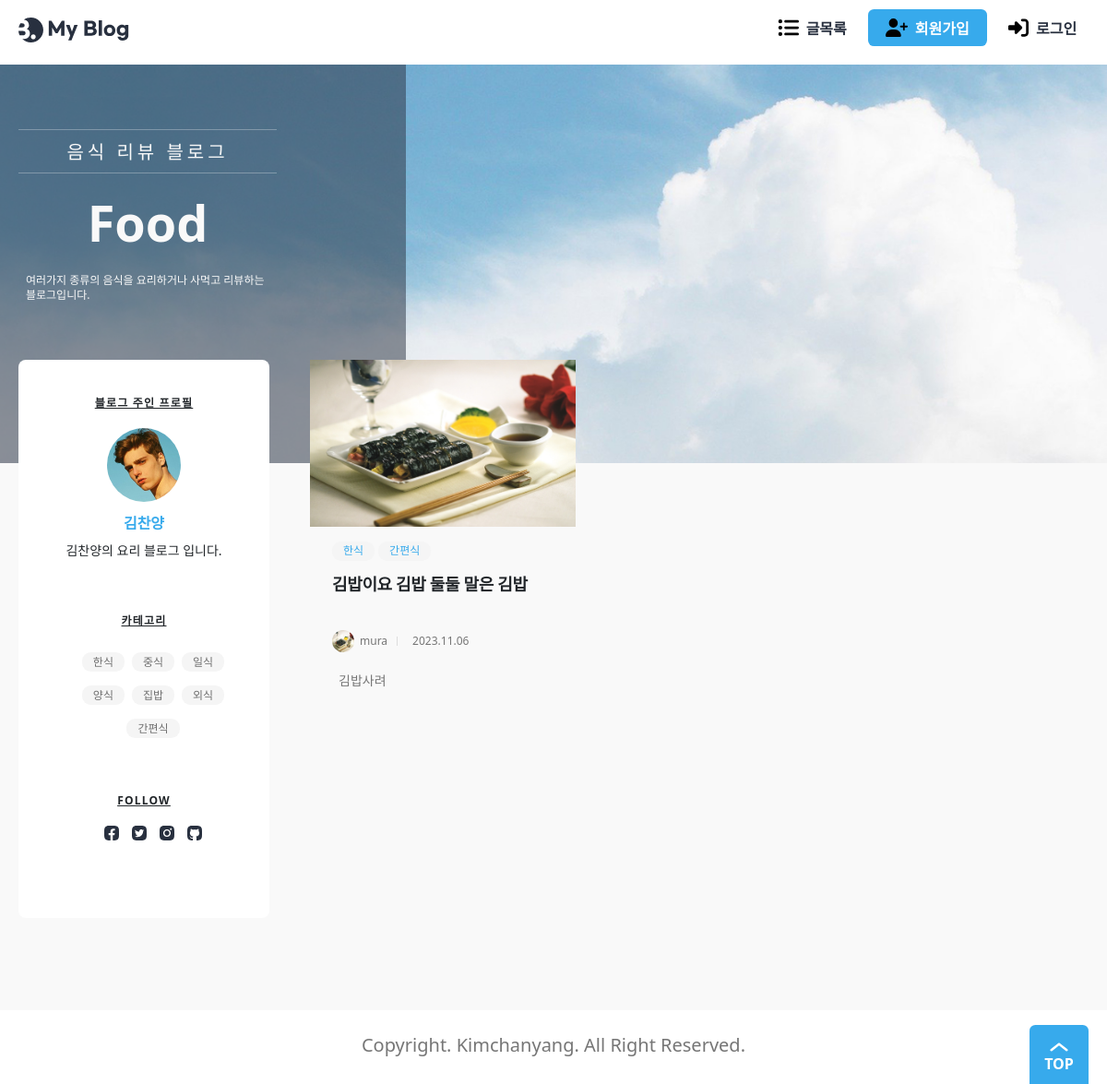
The app's page /, older data.
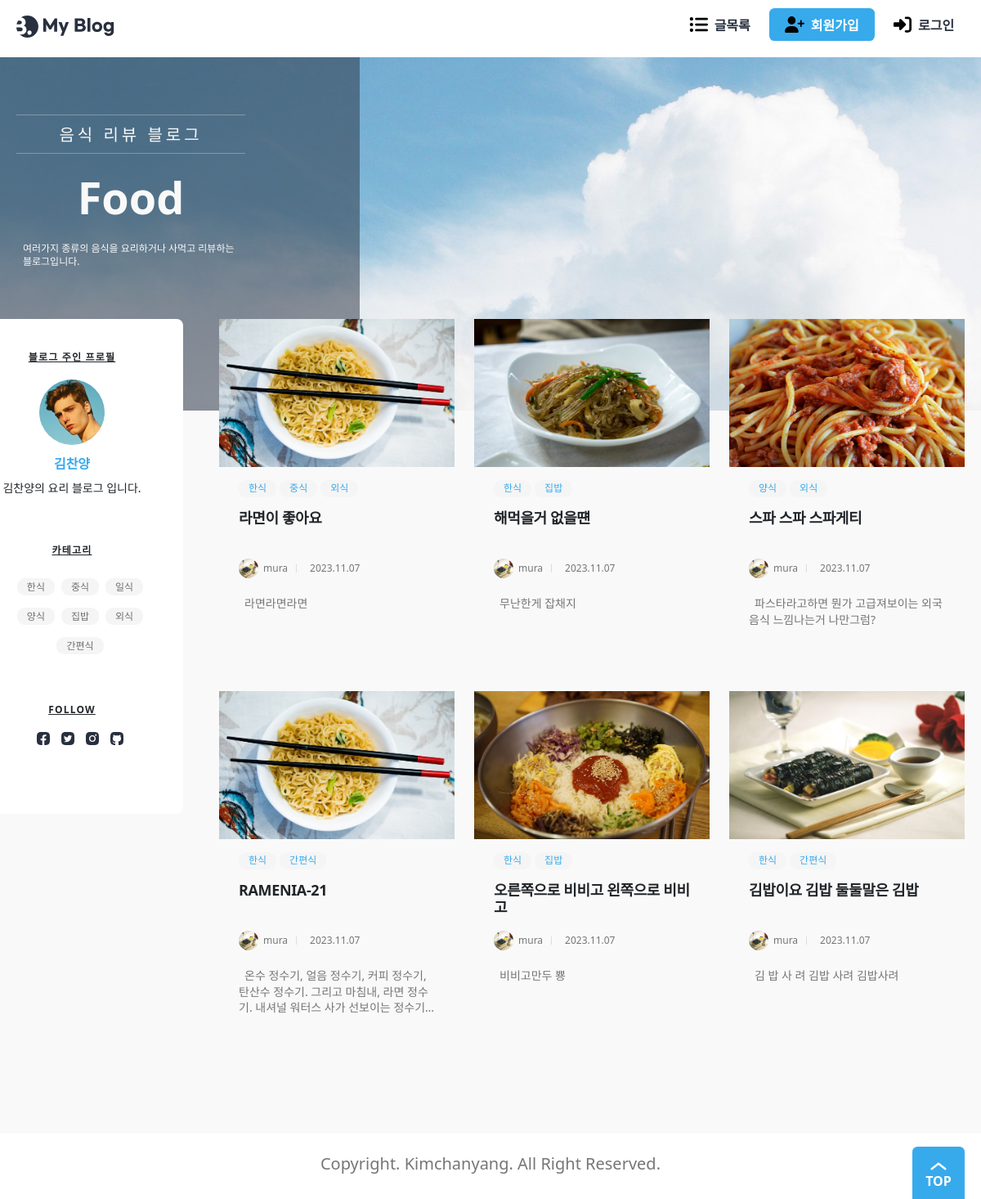
The same page, newer data.
### blog/models.py (models this page shows, shortened)
class Post(models.Model):
    title = models.CharField(_("제목"), max_length=50)
    content = models.TextField(_("내용"))
    head_image = models.ImageField(
        _("메인 이미지"), upload_to="blog/images/%Y/%m/%d/", blank=True
    )
    file_upload = models.FileField(
        _("파일"), upload_to="blog/files/%Y/%m/%d/", blank=True
    )
    created_at = models.DateTimeField(_("작성일자"), auto_now_add=True)
    updated_at = models.DateTimeField(_("수정일자"), auto_now=True)
    author = models.ForeignKey(User, on_delete=models.CASCADE, verbose_name="작성자")
    tags = models.ManyToManyField("Tag", blank=True, verbose_name="태그")
    view_count = models.PositiveIntegerField(verbose_name="조회수", default=0)
    likes_count = models.PositiveIntegerField(verbose_name="좋아요", default=0)
    class Meta:
        ordering = ["-created_at"]

class Tag(models.Model):
    name = models.CharField(max_length=50, unique=True, verbose_name="태그 이름")
    def __str__(self):
        return self.name

### accounts/models.py (models this page shows)
class User(AbstractUser):
    nickname = models.CharField(_("닉네임"), max_length=50)
    profile_img = models.ImageField(
        _("프로필 사진"), upload_to=user_directory_path, blank=True
    )
    class Meta:
        db_table = "User"

### main/views.py (the view)
class PostPick6(ListView):
    model = Post
    ordering = "-pk"
    template_name = "main/index.html"
    def get_queryset(self):
        return Post.objects.all().order_by("-pk")[:6]
    def get_context_data(self, **kwargs):
        context = super().get_context_data(**kwargs)
        context["tags"] = Tag.objects.all()
        return context

### templates/main/index.html (shortened to what this page needs)
{% extends "base.html" %}
{% block main %}
{% load static %}
<div class="banner">
    <div class="max-width">
        <div class="banner-contents">
            <p class="sub-text">음식 리뷰 블로그</p>
            <p class="main-text">Food</p>
            <p class="description">
                여러가지 종류의 음식을 요리하거나 사먹고 리뷰하는 블로그입니다.
            </p>
        </div>
    </div>
</div>
<main>
    <div class="max-width">
        <ul class="posts">
            {% for post in object_list %}
            <li>
                <article onclick='location.href="{% url "post:detail" post.id %}"'
                    style="cursor: pointer; border-radius: 5px;">
                    <img {% if post.head_image %} src="{{ post.head_image.url }}" {% else %}
                        src="{% static 'images/background.jpg' %}" {% endif %} alt=""
                        style="width: 288px;height: 181px;">
                    <div class="contents-wrap">
                        <dl class="category">
                            {% for tag in post.tags.iterator %}
                            <dd><a href="{% url 'search:tag' tag %}">{{tag}}</a></dd>
                            {% endfor %}
                        </dl>
                        <h3>{{post.title}}</h3>
                        <dl class="author-wrap">
                            <dd class="author">
                                {% if post.author.profile_img %}
                                <img src="{{ post.author.profile_img.url }}" alt="">
                                {% else %}
                                <img src="{% static './assets/blank_profile.png' %}" alt="">
                                {% endif %}
                                {{post.author}}
                            </dd>
                            <dd class="created">{{post.created_at|date:'Y.m.d'}}</dd>
                        </dl>
                        <p class="post-description">
                            {{post.content|truncatechars:100}}
                        </p>
                    </div>
                </article>
            </li>
            {% endfor %}
        </ul>
        <aside class="about">
            <h2>블로그 주인 프로필</h2>
            <img src="{% static './assets/profile.jpg' %}" alt="" class="user-profile">
            <p class="user-name">김찬양</p>
            <p class="user-description">김찬양의 요리 블로그 입니다.</p>
            <h3>카테고리</h3>
            <ul class="categories">
                {% for tag in tags %}
                <li><a href="{% url 'search:tag' tag %}">{{ tag }}</a></li>
                {% endfor %}
            </ul>
            <h3>Follow</h3>
            <ul class="sns">
                <li>
                    <a href="#">
                        <img src="{% static './assets/Facebook.svg' %}" alt="Facebook">
                    </a>
                </li>
                <li>
                    <a href="#">
                        <img src="{% static './assets/Twitter.svg' %}" alt="Twitter">
                    </a>
                </li>
                <li>
                    <a href="#">
                        <img src="{% static './assets/Instagram.svg' %}" alt="Instagram">
                    </a>
                </li>
                <li>
                    <a href="https://github.com/Kimchanyang524">
                        <img src="{% static './assets/GitHub.svg' %}" alt="GitHub">
                    </a>
                </li>
            </ul>
        </aside>
    </div>
</main>
{% endblock main %}

### templates/base.html (shortened to what this page needs)
{% load static %}
<!DOCTYPE html>
<html lang="kr">
<head>
    <link rel="stylesheet" href="{% static './css/reset.css' %}">
    <link rel="stylesheet" as="style"
        href="https://cdn.jsdelivr.net/gh/orioncactus/pretendard/dist/web/static/pretendard.css">
    <link href="https://cdn.jsdelivr.net/npm/bootstrap@5.3.2/dist/css/bootstrap.min.css" rel="stylesheet">
    <link rel="stylesheet" href="{% static './css/global.css' %}">
    <link rel="stylesheet" href="{% static './css/header.css' %}">
    <link rel="stylesheet" href="{% static './css/footer.css' %}">
    <link rel="stylesheet" href="{% static './css/about.css' %}">
    <link rel="stylesheet" href="{% static './css/button.css' %}">
    <link rel="stylesheet" href="{% static './css/banner.css' %}">
    <link rel="stylesheet" href="{% static './css/category.css' %}">
    <link rel="stylesheet" href="{% static './css/author.css' %}">
    <link rel="stylesheet" href="{% static './css/post.css' %}">
    <link rel="stylesheet" href="{% static './css/posts.css' %}">
    <link rel="stylesheet" href="{% static './css/main.css' %}">
    <link rel="stylesheet" href="{% static './css/wrapbox.css' %}">
    <link rel="stylesheet" href="{% static './css/view.css' %}">
    <link rel="stylesheet" href="{% static './css/bootstrap.css' %}">
</head>
<body>
    <header>
        <div class="max-width">
            <h1>
                <a href="{% url 'main:index' %}">
                    <img src="{% static './assets/Logo.svg' %}" alt="My Blog">
                </a>
            </h1>
            <ul>
                <li>
                    <a href="{% url 'post:list' %}?page=1" class="button white">
                        <img src="{% static './assets/icon-postlist.svg' %}" alt="">
                        <span>글목록</span>
                    </a>
                </li>
                {% if request.user.is_authenticated %}
                <li>
                    <a href="{% url 'post:create' %}" class="button">
                        <img src="{% static './assets/icon-modify-white.svg' %}" alt="">
                        <span>글 작성</span>
                    </a>
                </li>
                <li>
                    <button class="button white">
                        <img src="{% static './assets/icon-logout.svg' %}" alt="">
                        <span class="logout">로그아웃</span>
                    </button>
                </li>
                {% else %}
                <li>
                    <a href="{% url 'accounts:register' %}" class="button">
                        <img src="{% static './assets/icon-register.svg' %}" alt="">
                        <span>회원가입</span>
                    </a>
                </li>
                <li>
                    <a href="{% url 'accounts:login' %}" class="button white">
                        <img src="{% static './assets/icon-login.svg' %}" alt="">
                        <span>로그인</span>
                    </a>
                </li>
                {% endif %}
            </ul>
        </div>
    </header>
    {% block main %}
    {% endblock main %}
    <footer>
        <div class="max-width">
            <h2>Copyright. Kimchanyang. All Right Reserved.</h2>
            <button class="top-button">TOP</button>
        </div>
    </footer>
</body>
</html>

### static/css/global.css (style rules this page uses)
:root { --main-color: rgb(55, 170, 236); --main-rgb: 55, 171, 236; --outline-border: rgb(55, 160, 236); --red-color: rgb(243, 124, 75); --red-rgb: 243, 124, 75; --black-color: #28303f; --white-color: #fff; --gray-color: #767676; --border-color: #ddd; --gray-background-light: #f9f9f9; --gray-background: #f5f5f5; --gray-text: #6f6f6f; --border-radius: 0.4em; }
h1, a, div, p, section, article, input, textarea { box-sizing: border-box; }
a { text-decoration: none; color: inherit; }
html { font-size: 10px; }
body { font-size: 1.6rem; line-height: 1.4; }
input, button { font-size: inherit; font-family: inherit; }
button { cursor: pointer; }
a { border-radius: 0.8rem; overflow: hidden; }
img { vertical-align: bottom; }
body { background: var(--gray-background-light); }
.max-width { width: 1224px; max-width: calc(100% - 4rem); margin: 0 auto; }

### static/css/header.css (style rules this page uses)
header { background: var(--white-color); }
header .max-width { display: flex; align-items: center; justify-content: space-between; gap: 4rem; padding: 1rem 0; }
header h1 { font-size: 3rem; }
header h1 a { display: block; padding: 0.4rem; margin-left: -0.4rem; }
header h1 a img { display: block; }
header ul { display: flex; align-items: center; gap: 1rem; }
header .button { text-transform: none; }

### static/css/footer.css (style rules this page uses)
footer { background: var(--white-color); margin-top: 10rem; }
footer .max-width { display: flex; align-items: center; justify-content: center; height: 8rem; position: relative; }
footer h2 { color: var(--gray-color); }
.top-button { position: absolute; bottom: 0; right: 0; width: 6.4rem; height: 6.4rem; padding-top: 2.2rem; border: 0; border-radius: var(--border-radius) var(--border-radius) 0 0; background: var(--main-color) url(../assets/ArrowTop.svg) no-repeat 50% 0.4rem / 4rem; color: var(--white-color); text-align: center; font-weight: bold; }

### static/css/about.css (style rules this page uses)
.about { flex-basis: calc((100% - 2.4rem * 3) / 4); flex-shrink: 0; align-self: flex-start; padding: 4rem 2.4rem 7rem; box-sizing: border-box; border-radius: var(--border-radius); background: var(--white-color); text-align: center; font-size: 2rem; }
.about h2, .about h3 { margin-bottom: 2rem; font-size: 1.2rem; font-weight: bold; text-transform: uppercase; text-decoration: underline; letter-spacing: 0.1em; }
.about h3 { margin-top: 6rem; }
.about .user-profile { width: 8rem; height: 8rem; object-fit: cover; border-radius: 50%; }
.about .user-name { color: var(--main-color); font-weight: bold; font-size: 1.6rem; margin: 1.2rem 0 0.8rem; }
.about .user-description { font-size: 1.4rem; padding: 0 0.4rem; }
.categories { display: flex; flex-wrap: wrap; align-items: center; justify-content: center; gap: 0.8rem; }
.categories li a { background: var(--gray-background); color: var(--gray-text); font-size: 1.2rem; border-radius: calc(var(--border-radius) * 2); padding: 0.2rem 1.2rem; }
.sns { display: flex; gap: 0.6rem; justify-content: center; margin-top: -0.4rem; }
.sns a { display: block; padding: 0.4rem; line-height: 1; }
.sns img { width: 1.6rem; display: block; }

### static/css/button.css (style rules this page uses)
.button { display: inline-flex; align-items: center; justify-content: center; gap: 0.8rem; height: 4rem; padding: 0.2rem 1.2em 0; border: 0; border-radius: var(--border-radius); background: var(--main-color); color: var(--white-color); text-transform: uppercase; font-weight: bold; line-height: 1; }
.button img { height: 1.2em; margin-top: -0.2rem; vertical-align: middle; }
.button.white { padding: 0.2rem 0.8em 0; background: var(--white-color); color: var(--black-color); }
.button.white img { height: 1.4em; }

### static/css/banner.css (style rules this page uses)
.banner { position: relative; background: url(../assets/background.jpg) no-repeat 50% 50% / cover; height: 27em; margin-bottom: -7em; }
.banner-contents { width: 28rem; padding: 7rem 0 14.5rem; text-align: center; color: var(--gray-background-light); }
.banner-contents::before { content: ""; display: block; position: absolute; top: 0; left: 0; width: calc((100% - 1224px) / 2 + 44rem); height: 100%; background: rgba(40, 48, 63, 0.5); }
.banner-contents > * { position: relative; }
.banner-contents .sub-text { border: 1px solid rgba(249, 249, 249, 0.3); border-width: 1px 0; padding: 1rem 0 0.8rem; font-size: 2rem; letter-spacing: 0.2em; }
.banner .main-text { font-weight: bold; font-size: 5.4rem; margin: 1.6rem 0; }
.description { font-size: 1.2rem; text-align: left; word-break: break-all; padding: 0 0.8rem; }
@media (max-width: 1280px) { .banner-contents::before { width: 44rem; } }

### static/css/posts.css (style rules this page uses)
.posts { display: grid; grid-template-columns: repeat(3, 1fr); gap: 2.4rem; }

Row changes from the older to the newer data that the page shows:
removed Post: head_image (picture), title "김밥이요 김밥 둘둘 말은 김밥", author.profile_img (picture), author "mura", created_at "2023.11.06", content "김밥사려", Tag (name "한식"), Tag (name "간편식")
added Post: head_image (picture), title "라면이 좋아요", author.profile_img (picture), author "mura", created_at "2023.11.07", content "라면라면라면", Tag (name "한식"), Tag (name "중식"), Tag (name "외식")
added Post: head_image (picture), title "해먹을거 없을떈", author.profile_img (picture), author "mura", created_at "2023.11.07", content "무난한게 잡채지", Tag (name "한식"), Tag (name "집밥")
added Post: head_image (picture), title "스파 스파 스파게티", author.profile_img (picture), author "mura", created_at "2023.11.07", content "파스타라고하면 뭔가 고급져보이는 외국음식 느낌나는거 나만그럼?", Tag (name "양식"), Tag (name "외식")
added Post: head_image (picture), title "RAMENIA-21", author.profile_img (picture), author "mura", created_at "2023.11.07", content "온수 정수기, 얼음 정수기, 커피 정수기, 탄산수 정수기. 그리고 마침내, 라면 정수기. 내셔널 워터스 사가…", Tag (name "한식"), Tag (name "간편식")
added Post: head_image (picture), title "오른쪽으로 비비고 왼쪽으로 비비고", author.profile_img (picture), author "mura", created_at "2023.11.07", content "비비고만두 뿅", Tag (name "한식"), Tag (name "집밥")
added Post: head_image (picture), title "김밥이요 김밥 둘둘말은 김밥", author.profile_img (picture), author "mura", created_at "2023.11.07", content "김 밥 사 려 김밥 사려 김밥사려", Tag (name "한식"), Tag (name "간편식")
